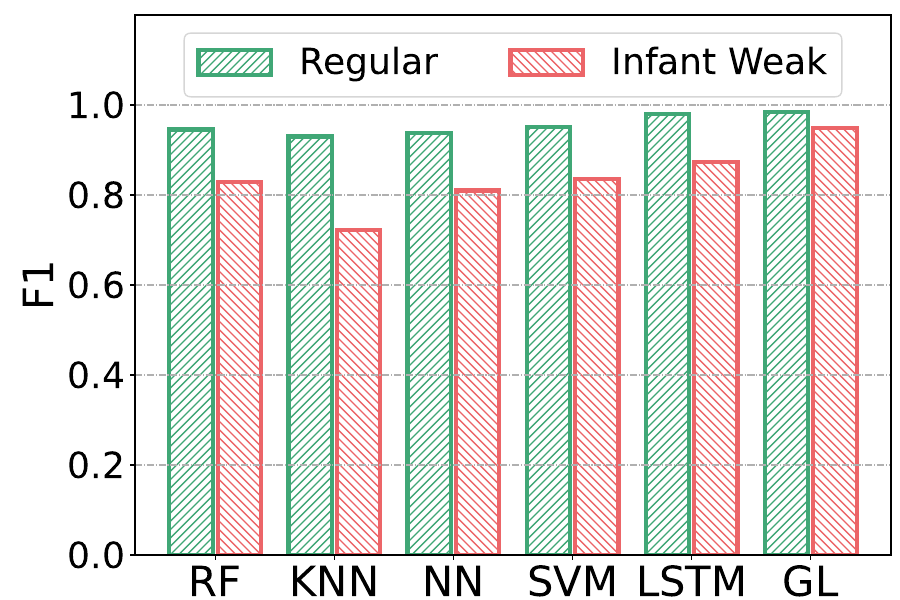

The Python source for this figure:
import numpy as np
import matplotlib.pyplot as plt
import random
import xlrd
import argparse

colorDict = {
    'Regular': '#40A776',
    'Infant Weak': '#EC6568'
}
hatchDict = {
    'Regular': '////',
    'Infant Weak': '\\\\\\\\'
}
barName = ['Regular', 'Infant Weak']
xTick = []
valueArr = []

parser = argparse.ArgumentParser(description='画性能图')
parser.add_argument('-f','--file')
args = parser.parse_args()

readbook = xlrd.open_workbook(args.file)
defaultSheet = readbook.sheet_by_name('Sheet1')

xTick = defaultSheet.row_values(17)[11:17]
valueArr.append(defaultSheet.row_values(18)[11:17])
valueArr.append(defaultSheet.row_values(22)[11:17])

print(xTick)
print(valueArr)

# 生成图片实例，figsize的元组是宽高比
fig = plt.figure(figsize=(9,6))

# 生成背后的网格
plt.grid(True, linestyle='-.', axis='y')

# 各项参数
totalBarNum = len(barName)
bar_width = 0.8/1.1/totalBarNum
gap = 0.12*bar_width
ind = np.arange(len(xTick))

for i in range(len(barName)):
    offset = 0.0-bar_width*(totalBarNum/2.0)-gap*((totalBarNum-1.0)/2)+(i+0.5)*bar_width+i*gap
    # curP = plt.bar(ind+offset, valueArr[i], bar_width, label=barName[i], color=colorDict[barName[i]])
    curP = plt.bar(ind+offset, valueArr[i], bar_width, label=barName[i], \
         hatch=hatchDict[barName[i]], edgeColor=colorDict[barName[i]], lw=3, color='white')
    
# 设置坐标轴文字
plt.ylabel('F1', fontsize=30)
# plt.xlabel('xName (unit)', fontsize=28)

# 设置坐标轴刻度
plt.yticks(np.arange(0, 1.1, 0.2), fontsize=26)
plt.xticks(range(len(xTick)), xTick, fontsize=30)

# 设置图例
plt.legend(fontsize=26, ncol=2, loc='upper center')

# 设置坐标轴范围
plt.ylim(0, 1.2)

# 设置图片边距
plt.subplots_adjust(left=0.15, right=0.99, top=0.975, bottom=0.075)

# 保存图片
plt.savefig('F1.pdf')

# 显示图片
plt.show()